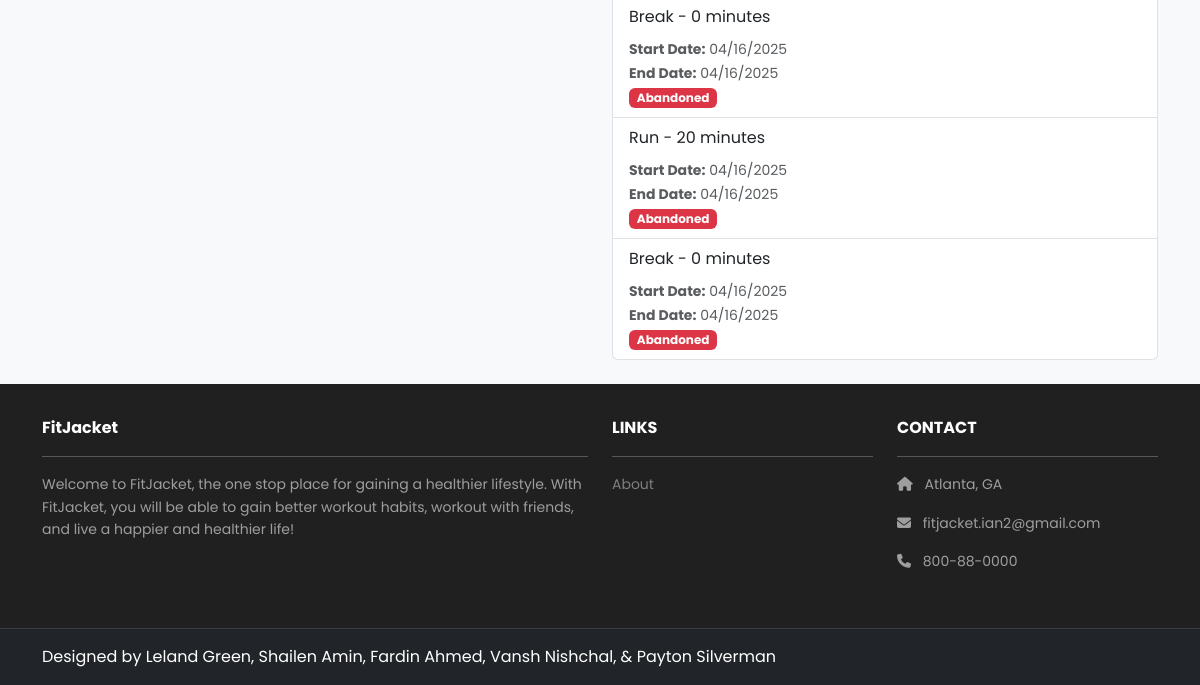
Before: /dashboard/goal-history/ (signed in, lower part) with the older database file.
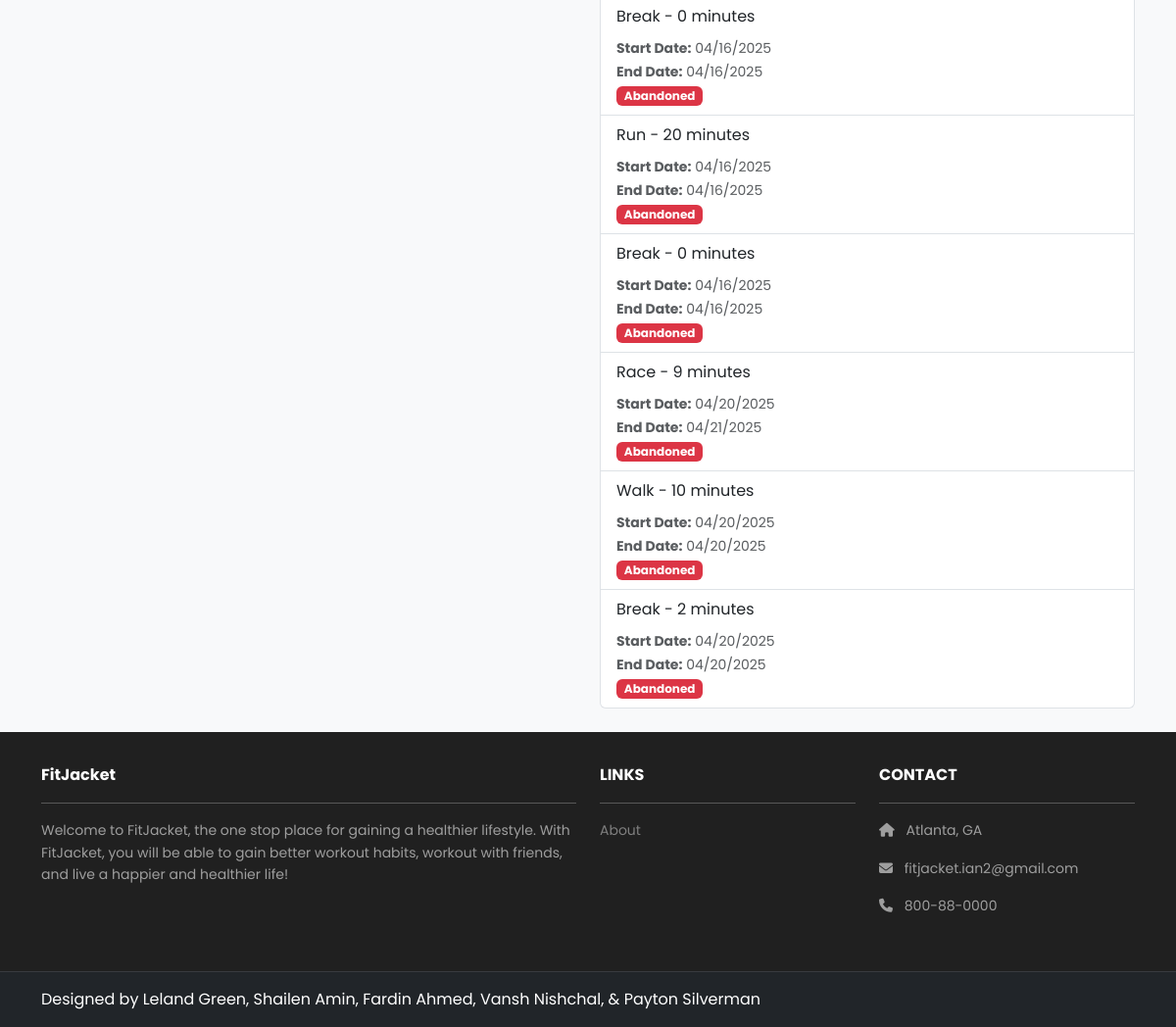
After: the same page with the newer database file.
### dashboard/models.py (models this page shows, shortened)
class Goal(models.Model):
    text = models.CharField(max_length=255)
    created_at = models.DateTimeField(auto_now_add=True)
    start_date = models.DateTimeField(null=True, blank=True, default=timezone.now)
    end_date = models.DateTimeField(null=True, blank=True, default=timezone.now)
    user = models.ForeignKey(User, on_delete=models.CASCADE, null=True)
    completed = models.BooleanField(default=False)
    abandoned = models.BooleanField(default=False)
    favorite = models.BooleanField(default=False)

### dashboard/views.py (the view)
# urls.py: path('goal-history/', views.goal_history, name='GoalHistory'),
@login_required
def goal_history(request):
    completed_goals = Goal.objects.filter(user=request.user, completed=True)
    abandoned_goals = Goal.objects.filter(user=request.user, abandoned=True)
    return render(request, 'dashboard/goal-history.html', {
        'completed_goals': completed_goals,
        'abandoned_goals': abandoned_goals,
    })

### accounts/context_processors.py (called while the page is built)
def admin_group(request):
    if request.user.is_authenticated:
        is_admin = request.user.groups.filter(name='admin').exists()
    else:
        is_admin = False
    return {'is_admin': is_admin}

### friends/context_processors.py (called while the page is built)
def user_groups(request):
    if request.user.is_authenticated:
        groups = WorkoutGroup.objects.filter(groupmember__user=request.user)
    else:
        groups = []
    return {'user_groups': groups}

### dashboard/templates/dashboard/goal-history.html (shortened to what this page needs)
{% extends 'base.html' %}
{% block content %}
<div class="container py-4">
  <div class="row g-4">
    <div class="col-md-6">
    </div>
    <div class="col-md-6">
      {% if abandoned_goals %}
        <ul class="list-group">
          {% for goal in abandoned_goals %}
            <li class="list-group-item">{{ goal.text }}
              <div class="mt-2 text-muted">
                <small>
                  <strong>Start Date:</strong> {{ goal.start_date|date:"m/d/Y" }} <br>
                  <strong>End Date:</strong> {{ goal.end_date|date:"m/d/Y" }}
                </small>
              </div>
              <span class="badge bg-danger">Abandoned</span></li>
          {% endfor %}
        </ul>
      {% else %}
        <p class="text-muted">No abandoned goals yet.</p>
      {% endif %}
    </div>
  </div>
</div>
{% endblock %}

Changed rows visible on the page:
added Goal: text "Race - 9 minutes", start_date "04/20/2025", end_date "04/21/2025"
added Goal: text "Walk - 10 minutes", start_date "04/20/2025", end_date "04/20/2025"
added Goal: text "Break - 2 minutes", start_date "04/20/2025", end_date "04/20/2025"
